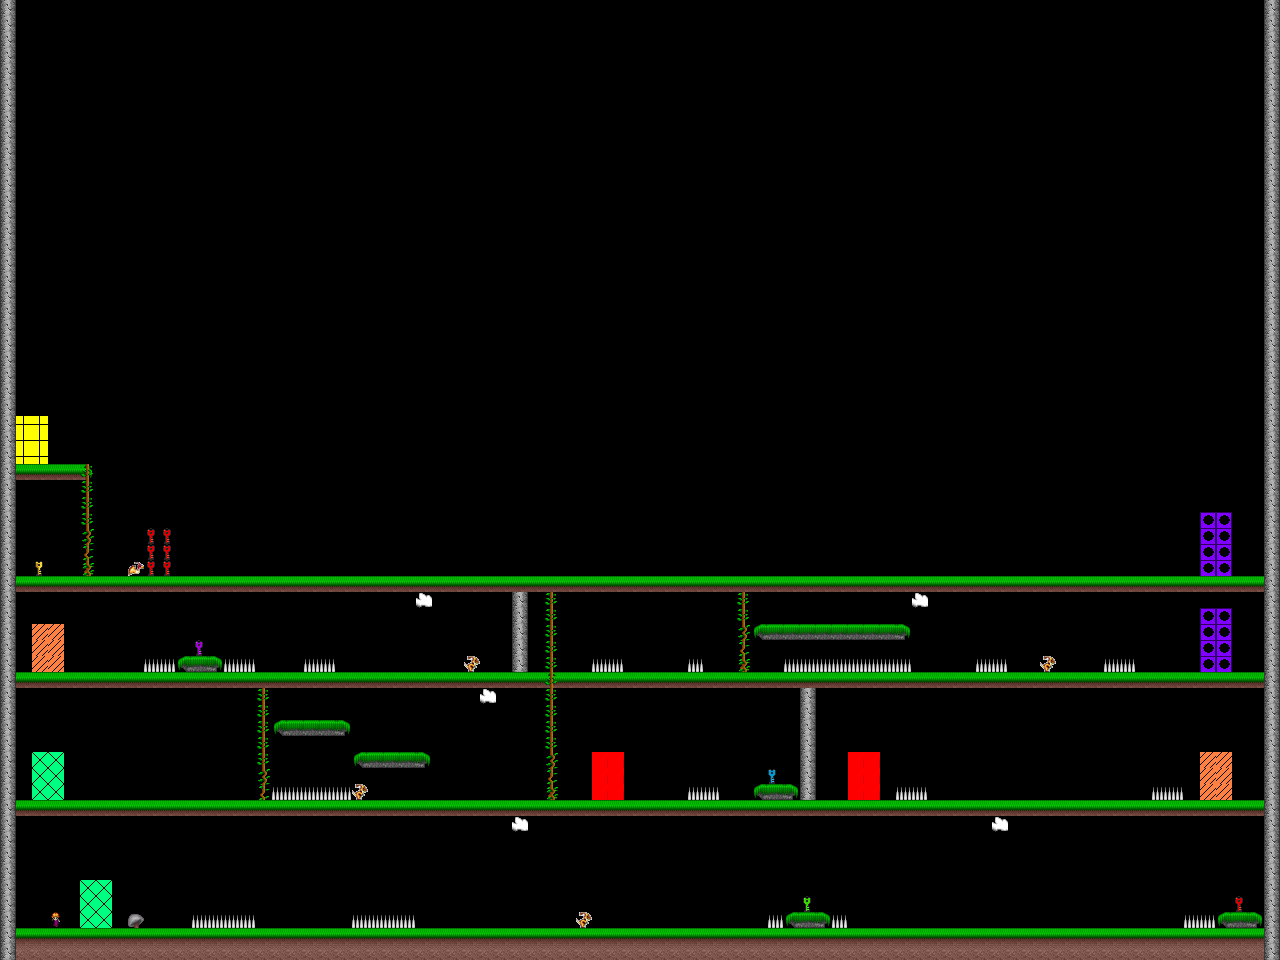

This is a level from a 2D game, rendered from its Tiled map with the project's own tilesets. A one-line summary and the map file follow, with tile-layer data summarised:
An orthogonal 80x60 tile map with 16x16 px tiles, 7 tile layers (doors, platforms, enemies, obstacles, ...), 2 tilesets.

<map version="1.0" orientation="orthogonal" renderorder="right-down" width="80" height="60" tilewidth="16" tileheight="16">
 <tileset firstgid="1" name="tiles_mga" tilewidth="16" tileheight="16">
  <image source="tiles_mga.png" width="128" height="128" />
 </tileset>
 <tileset firstgid="65" name="walls" tilewidth="128" tileheight="64">
  <image source="walls.jpg" width="256" height="128" />
 </tileset>
 <layer name="doors" width="80" height="60">
  <data>[4800 cells, 58 non-empty, 5 distinct tile ids]</data>
 </layer>
 <layer name="platforms" width="80" height="60">
  <data>[4800 cells, 560 non-empty, 8 distinct tile ids]</data>
 </layer>
 <layer name="enemies" width="80" height="60">
  <data>[4800 cells, 10 non-empty, 3 distinct tile ids]</data>
 </layer>
 <layer name="obstacles" width="80" height="60">
  <data>[4800 cells, 54 non-empty, 3 distinct tile ids]</data>
 </layer>
 <layer name="rewards" width="80" height="60">
  <data>[4800 cells, 11 non-empty, 5 distinct tile ids]</data>
 </layer>
 <layer name="stalks" width="80" height="60">
  <data>[4800 cells, 32 non-empty, 4 distinct tile ids]</data>
 </layer>
 <layer name="weapons" width="80" height="60">
  <data>[4800 cells, 1 non-empty, 1 distinct tile ids]</data>
 </layer>
</map>